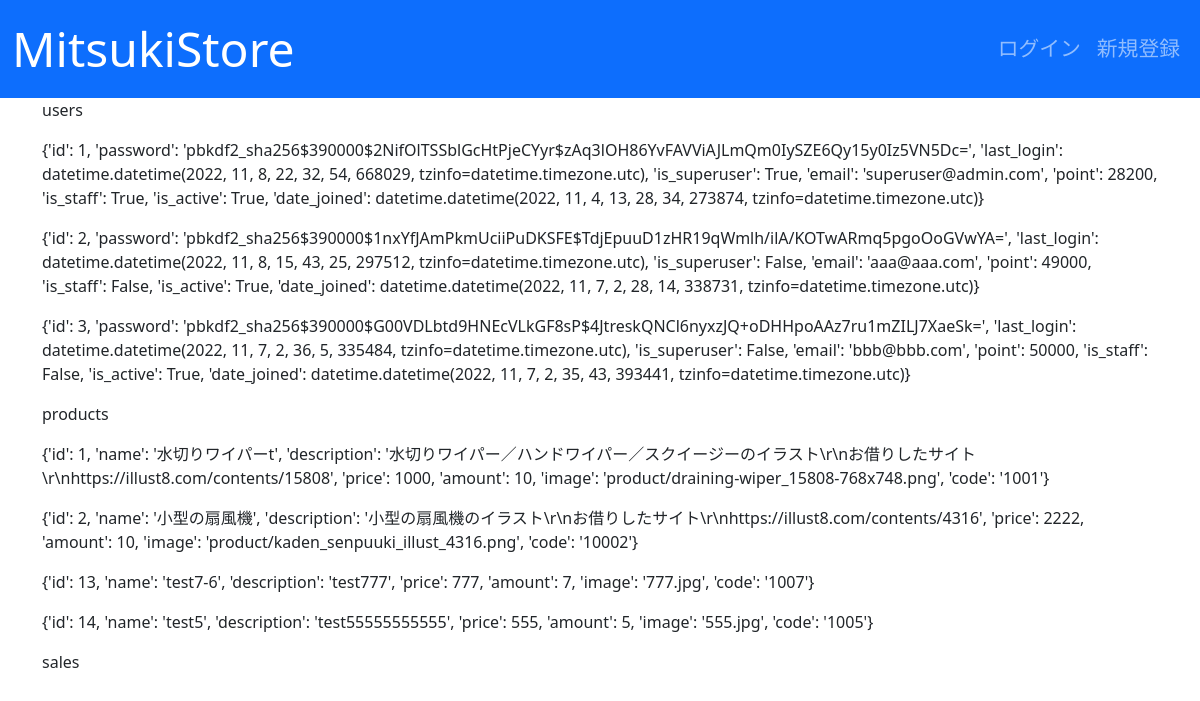
/test_index/, run on an earlier commit of the app's database.
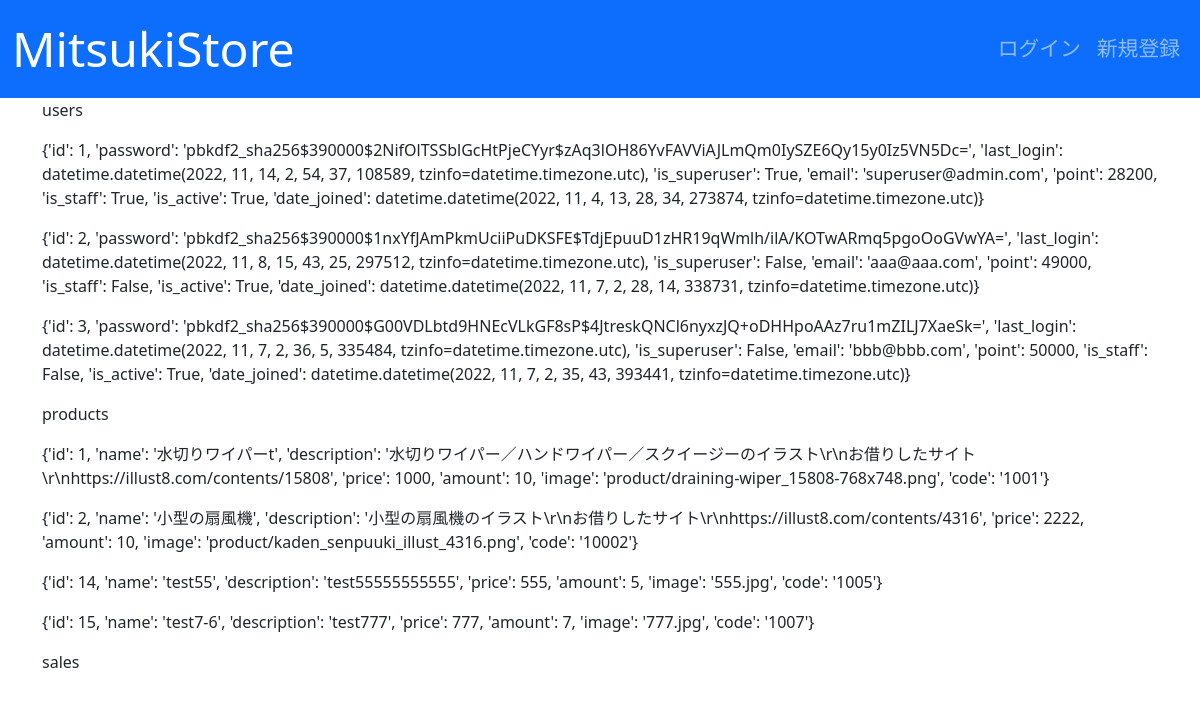
And on a later commit of the database.
### users/models.py (models this page shows)
class User(AbstractBaseUser, PermissionsMixin):
    initial_point = 50000
    email = models.EmailField("メールアドレス", unique=True)
    point = models.PositiveIntegerField(default=initial_point)
    is_staff = models.BooleanField("is_staff", default=False)
    is_active = models.BooleanField("is_active", default=True)
    date_joined = models.DateTimeField("date_joined", default=timezone.now)
    objects = UserManager()
    USERNAME_FIELD = "email"
    EMAIL_FIELD = "email"
    REQUIRED_FIELDS = []
    class Meta:
        verbose_name = "user"
        verbose_name_plural = "users"

### store_main/models.py (models this page shows, shortened)
class Product(models.Model):
    name = models.CharField(verbose_name='商品名', max_length=128)
    description = models.TextField(verbose_name='商品説明', max_length=5000,
                                   blank=True, default='')
    price = models.PositiveIntegerField(verbose_name='価格', blank=True,
                                        default=0)
    amount = models.PositiveIntegerField(verbose_name='在庫数', blank=True,
                                         default=0)
    image = models.ImageField(verbose_name='商品画像', upload_to='product', )
    code = models.CharField(verbose_name='商品コード', max_length=128, )

### main/views.py (the view)
# urls.py: path('test_index/', views.test_index, name='test_index'),
def test_index(request):
    users = User.objects.all().values()
    products = Product.objects.all().values()
    sales = Sale.objects.all().values()
    context = {
        'users': users,
        'products': products,
        'sales': sales,
    }
    return render(request, template_name='main/test_index.html',
                  context=context)

### main/templates/main/test_index.html (shortened to what this page needs)
{% extends 'base.html' %}
{% block content %}
<p>users</p>
{% for user in users %}
<p>{{ user }}</p>
{% endfor %}
<p>products</p>
{% for product in products %}
<p>{{ product }}</p>
{% endfor %}
<p>sales</p>
{% endblock content %}

What changed in the data, as far as the page shows it:
removed Product: product "{'id': 13, 'name': 'test7-6', 'description': 'test777', 'price': 777, 'amount': 7, 'image': '777.jpg', 'code': '1007'}"
changed User (number 1 of 3 on the later page): user "…'pbkdf2_sha256$390000$2NifOlTSSblGcHtPjeCYyr$zAq3lOH86YvFAVViAJLmQm0IySZE6Qy15y0Iz5VN5Dc=', 'last_login': datetime.datetime(2022, 11, 8, 22, 32, 54, 668029, tzinfo=datetime.timezone.utc), 'is_superuser': True, 'email':…" → "…'pbkdf2_sha256$390000$2NifOlTSSblGcHtPjeCYyr$zAq3lOH86YvFAVViAJLmQm0IySZE6Qy15y0Iz5VN5Dc=', 'last_login': datetime.datetime(2022, 11, 14, 2, 54, 37, 108589, tzinfo=datetime.timezone.utc), 'is_superuser': True, 'email':…"
changed Product (number 3 of 4 on the later page): product "{'id': 14, 'name': 'test5', 'description': 'test55555555555', 'price': 555, 'amount': 5, 'image': '555.jpg', 'code': '1005'}" → "{'id': 14, 'name': 'test55', 'description': 'test55555555555', 'price': 555, 'amount': 5, 'image': '555.jpg', 'code': '1005'}"
added Product: product "{'id': 15, 'name': 'test7-6', 'description': 'test777', 'price': 777, 'amount': 7, 'image': '777.jpg', 'code': '1007'}"
